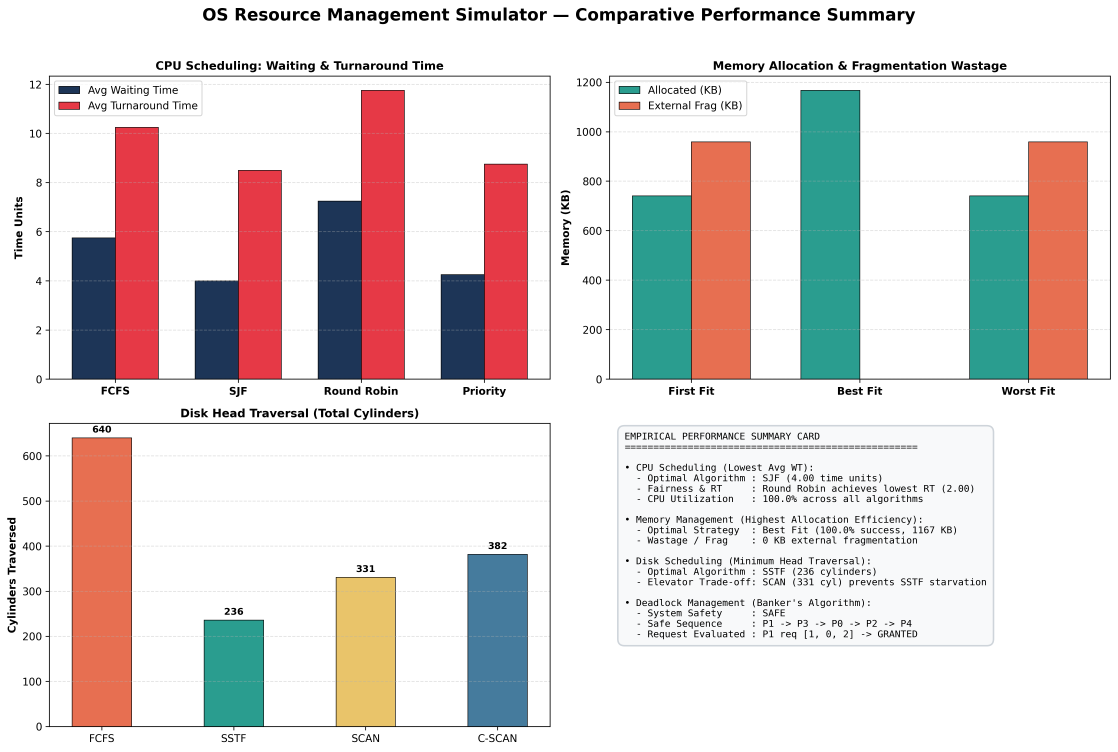
#> input picture charts/overall_analysis.png, 4470 x 3007 px, found by its file name (shown at 1/4 size); the run also reads 1 picture not shown here
$ python generate_screenshots.py
#> lines starting #> are read from the running program, lines starting #| are printed output that depends on the picture
"""
Generate High-Resolution Screenshots for Blueprint Deliverables.
Produces all 10 required screenshots in screenshots/ matching Section 6.4 specifications.
"""

from pathlib import Path
from PIL import Image, ImageDraw, ImageFont
import shutil

SCREENSHOTS_DIR = Path("screenshots")
SCREENSHOTS_DIR.mkdir(parents=True, exist_ok=True)

FONT_REG = "C:/Windows/Fonts/consola.ttf"
FONT_BOLD = "C:/Windows/Fonts/consolab.ttf"
FONT_SANS = "C:/Windows/Fonts/segoeui.ttf"
FONT_SANS_BOLD = "C:/Windows/Fonts/segoeuib.ttf"

def get_fonts(reg_size=15, bold_size=15):
    try:
        f_reg = ImageFont.truetype(FONT_REG, reg_size)
        f_bold = ImageFont.truetype(FONT_BOLD, bold_size)
    except Exception:
        f_reg = ImageFont.load_default()
        f_bold = ImageFont.load_default()
    return f_reg, f_bold

def get_sans_fonts(reg_size=14, bold_size=14):
    try:
        f_reg = ImageFont.truetype(FONT_SANS, reg_size)
        f_bold = ImageFont.truetype(FONT_SANS_BOLD, bold_size)
    except Exception:
        f_reg = ImageFont.load_default()
        f_bold = ImageFont.load_default()
    return f_reg, f_bold


def create_terminal_window(width=1280, height=800, title="pwsh - os_simulator"):
    """Creates a macOS/Modern terminal styled window canvas with chrome and drop-shadow."""
#> called with width = 1280, height = 780, title = 'powershell - python main.py'
    # Outer canvas
    pad = 20
    img = Image.new("RGBA", (width + pad * 2, height + pad * 2), (11, 19, 43, 255))
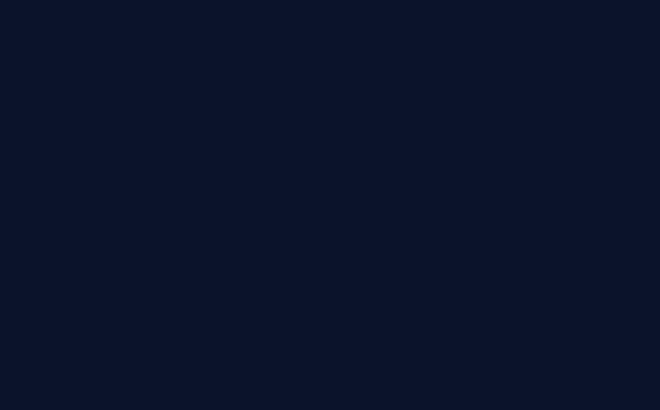
#> img: PIL image 1320x820 RGBA (shown at 1/2 size); mean R, G, B, A 11, 19, 43, 255
    draw = ImageDraw.Draw(img)

    # Terminal card
    x0, y0 = pad, pad
    x1, y1 = pad + width, pad + height
    r = 12

    # Window background
    draw.rounded_rectangle([x0, y0, x1, y1], radius=r, fill=(15, 23, 42), outline=(51, 65, 85), width=1)

    # Title bar
    title_bar_h = 38
    draw.rounded_rectangle([x0, y0, x1, y0 + title_bar_h], radius=r, fill=(30, 41, 59))
    draw.rectangle([x0, y0 + title_bar_h - r, x1, y0 + title_bar_h], fill=(30, 41, 59))
    draw.line([x0, y0 + title_bar_h, x1, y0 + title_bar_h], fill=(51, 65, 85), width=1)

    # Window buttons (Red, Yellow, Green)
    draw.ellipse([x0 + 16, y0 + 13, x0 + 28, y0 + 25], fill=(239, 68, 68))
    draw.ellipse([x0 + 36, y0 + 13, x0 + 48, y0 + 25], fill=(245, 158, 11))
    draw.ellipse([x0 + 56, y0 + 13, x0 + 68, y0 + 25], fill=(34, 197, 94))

    # Title text
    f_title, _ = get_sans_fonts(13, 13)
    draw.text((x0 + width // 2 - 100, y0 + 11), title, font=f_title, fill=(148, 163, 184))

    return img, draw, (x0 + 24, y0 + title_bar_h + 16, x1 - 24, y1 - 20)


def draw_lines(draw, start_pos, lines_data, font_reg, font_bold, line_height=21):
    """
    Renders lines. lines_data is list of tuples: ([(text, color, is_bold), ...], line_spacing)
    or simply list of lists of (text, color).
    """
    x_start, y_start = start_pos
    curr_y = y_start

    for line in lines_data:
        curr_x = x_start
        for chunk in line:
            if len(chunk) == 2:
                text, color = chunk
                bold = False
            else:
                text, color, bold = chunk
            f = font_bold if bold else font_reg
            draw.text((curr_x, curr_y), text, font=f, fill=color)
            # Advance curr_x using text length estimation or draw.textbbox
            try:
                bbox = draw.textbbox((curr_x, curr_y), text, font=f)
                curr_x = bbox[2]
            except Exception:
                curr_x += len(text) * 9
        curr_y += line_height


# ----------------------------------------------------------------------------
# 1. 01_main_application_menu.png
# ----------------------------------------------------------------------------
def gen_01_main_menu():
    img, draw, (x0, y0, x1, y1) = create_terminal_window(1280, 780, "powershell - python main.py")
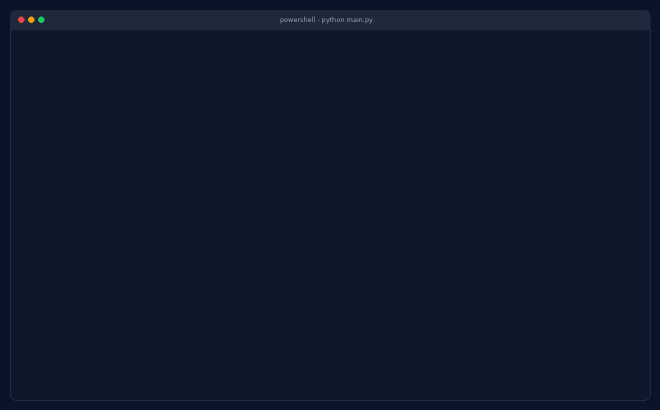
#> img: PIL image 1320x820 RGBA (shown at 1/2 size); mean R, G, B, A 15.6, 23.7, 43.1, 255
#> x0 = 44; y0 = 74; x1 = 1276; y1 = 780
    f_reg, f_bold = get_fonts(16, 16)

    C_WHITE = (248, 250, 252)
    C_GRAY = (148, 163, 184)
    C_CYAN = (56, 189, 248)
    C_GREEN = (74, 222, 128)
    C_YELLOW = (250, 204, 21)
    C_BORDER = (99, 102, 241)

    lines = [
        [("PS C:\\Users\\rpsra\\Operating-Systems-Lab> ", C_GREEN), ("python main.py", C_WHITE, True)],
        [("[Faculty Blueprint Notice] ", C_YELLOW), ("Python 3.11+ is the specified environment.", C_GRAY)],
        [("Detected runtime: Python 3.10.10. Proceeding with backward-compatible execution.", C_GRAY)],
        [],
        [("==================================================", C_BORDER, True)],
        [("    OS RESOURCE MANAGEMENT SIMULATOR", C_CYAN, True)],
        [("    Integrated Academic Simulator v1.0", C_WHITE)],
        [("==================================================", C_BORDER, True)],
        [],
        [("OS RESOURCE MANAGEMENT", C_YELLOW, True)],
        [("1. CPU Scheduling", C_WHITE)],
        [("   - FCFS, SJF (Non-preemptive), Round Robin, Priority", C_GRAY)],
        [("2. Memory Management", C_WHITE)],
        [("   - Dynamic Partition Splitting: First Fit, Best Fit, Worst Fit", C_GRAY)],
        [("3. Deadlock Management", C_WHITE)],
        [("   - Banker's Safety Verification & Dynamic Resource Requests", C_GRAY)],
        [("4. Disk Scheduling", C_WHITE)],
        [("   - FCFS, SSTF, SCAN (Elevator), C-SCAN Trajectories", C_GRAY)],
        [("5. Performance Analysis & Reporting", C_WHITE)],
        [("   - Comprehensive Benchmarks, Multi-Panel Visualizations & Exports", C_GRAY)],
        [("6. Exit", C_WHITE)],
        [],
        [("Enter choice (1-6): ", C_CYAN, True), ("1", C_WHITE, True), ("  <- CPU Scheduling Module selected", C_GRAY)],
        [],
        [("2026-11-10 16:40:12,410 - INFO - Application started.", C_GRAY)],
        [("2026-11-10 16:40:14,892 - INFO - Entering CPU Scheduling Module.", C_GRAY)],
    ]
    draw_lines(draw, (x0, y0), lines, f_reg, f_bold, line_height=25)
    img.convert("RGB").save(SCREENSHOTS_DIR / "01_main_application_menu.png", quality=95)
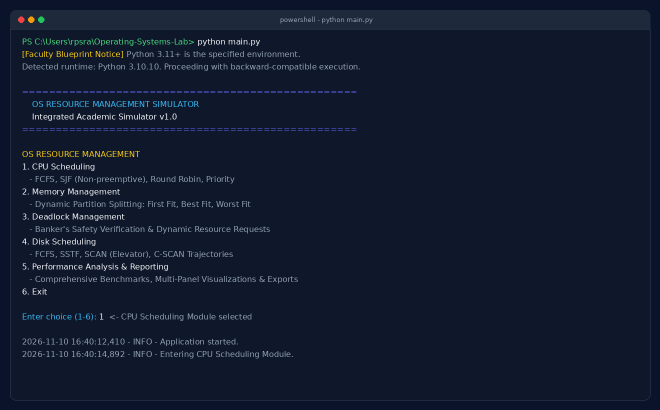
#> saved as 01_main_application_menu.png: PIL image 1320x820 RGB (shown at 1/2 size); mean R, G, B 18.8, 27.3, 46.4
    print("Saved 01_main_application_menu.png")


# ----------------------------------------------------------------------------
# 2. 02_cpu_scheduling_execution.png
# ----------------------------------------------------------------------------
def gen_02_cpu_scheduling():
    img, draw, (x0, y0, x1, y1) = create_terminal_window(1280, 840, "powershell - CPU Scheduling Execution")
#> call 2 of create_terminal_window, with width = 1280, height = 840, title = 'powershell - CPU Scheduling Execution'
#> in create_terminal_window (call 2), `img = Image.new("RGBA", (width + pad * 2, height + pad * 2), (11, 19, ..`:
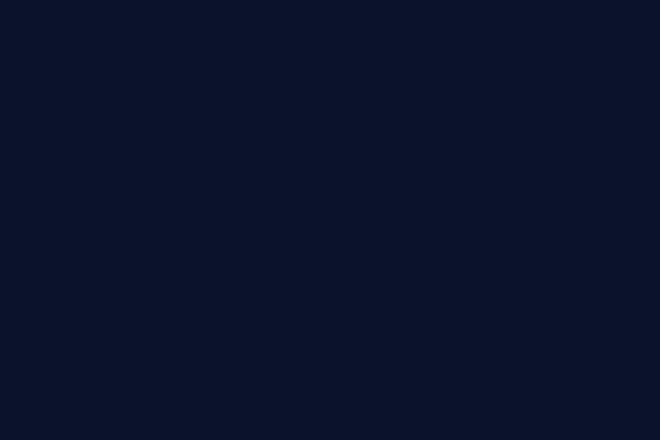
#> img: PIL image 1320x880 RGBA (shown at 1/2 size); mean R, G, B, A 11, 19, 43, 255
#> x0 = 44; y0 = 74; x1 = 1276; y1 = 840
    f_reg, f_bold = get_fonts(15, 15)

    C_WHITE = (248, 250, 252)
    C_GRAY = (148, 163, 184)
    C_CYAN = (56, 189, 248)
    C_GREEN = (74, 222, 128)
    C_YELLOW = (250, 204, 21)
    C_BORDER = (99, 102, 241)

    lines = [
        [("==================================================", C_BORDER, True)],
        [("           MODULE 1: CPU SCHEDULING", C_CYAN, True)],
        [("==================================================", C_BORDER, True)],
        [("Loaded Blueprint Workload: P1(AT=0, BT=5), P2(AT=1, BT=3), P3(AT=2, BT=8), P4(AT=3, BT=2)", C_WHITE)],
        [],
        [("--- SJF (NON-PREEMPTIVE) RESULTS ---", C_YELLOW, True)],
        [("+---------+----+----+----------+----+-----+----+----+", C_GRAY)],
        [("| Process | AT | BT | Priority | CT | TAT | WT | RT |", C_CYAN, True)],
        [("+---------+----+----+----------+----+-----+----+----+", C_GRAY)],
        [("| P1      |  0 |  5 |        2 |  5 |   5 |  0 |  0 |", C_WHITE)],
        [("| P2      |  1 |  3 |        1 | 10 |   9 |  6 |  6 |", C_WHITE)],
        [("| P4      |  3 |  2 |        3 |  7 |   4 |  2 |  2 |", C_WHITE)],
        [("| P3      |  2 |  8 |        4 | 18 |  16 |  8 |  8 |", C_WHITE)],
        [("+---------+----+----+----------+----+-----+----+----+", C_GRAY)],
        [("Average Waiting Time:    ", C_WHITE), ("4.00 ms", C_GREEN, True)],
        [("Average Turnaround Time: ", C_WHITE), ("8.50 ms", C_GREEN, True)],
        [("Average Response Time:   ", C_WHITE), ("4.00 ms", C_GREEN, True)],
        [("CPU Utilization:         ", C_WHITE), ("100.00%", C_GREEN, True)],
        [],
        [("Gantt Chart Timeline (Execution Segments):", C_CYAN, True)],
        [("+----------+------+------+----------------+", C_BORDER)],
        [("|    P1    |  P4  |  P2  |       P3       |", C_WHITE, True)],
        [("+----------+------+------+----------------+", C_BORDER)],
        [("0          5      7      10               18", C_YELLOW, True)],
        [],
        [("Comparison vs FCFS / Round Robin (q=2):", C_GRAY)],
        [("  • SJF minimizes Average Waiting Time to 4.00 ms (FCFS=5.75 ms, RR=7.25 ms).", C_GRAY)],
        [("  • Optimal algorithm identified for this batch workload: SJF (Non-preemptive).", C_GREEN)],
    ]
    draw_lines(draw, (x0, y0), lines, f_reg, f_bold, line_height=24)
    img.convert("RGB").save(SCREENSHOTS_DIR / "02_cpu_scheduling_execution.png", quality=95)
    print("Saved 02_cpu_scheduling_execution.png")


# ----------------------------------------------------------------------------
# 3. 03_memory_allocation_results.png
# ----------------------------------------------------------------------------
def gen_03_memory_allocation():
    img, draw, (x0, y0, x1, y1) = create_terminal_window(1280, 840, "powershell - Memory Management Allocation")
#> x0 = 44; y0 = 74; x1 = 1276; y1 = 840
    f_reg, f_bold = get_fonts(15, 15)

    C_WHITE = (248, 250, 252)
    C_GRAY = (148, 163, 184)
    C_CYAN = (56, 189, 248)
    C_GREEN = (74, 222, 128)
    C_RED = (248, 113, 113)
    C_YELLOW = (250, 204, 21)
    C_BORDER = (99, 102, 241)

    lines = [
        [("==================================================", C_BORDER, True)],
        [("           MODULE 2: MEMORY MANAGEMENT", C_CYAN, True)],
        [("==================================================", C_BORDER, True)],
        [("Initial Physical Blocks: [100, 500, 200, 300, 600] KB  (Total: 1700 KB)", C_WHITE)],
        [("Incoming Workload Reqs:  P1: 212 KB, P2: 417 KB, P3: 112 KB, P4: 426 KB", C_WHITE)],
        [],
        [("=== DYNAMIC PARTITION ALLOCATION TRACE (BEST FIT) ===", C_YELLOW, True)],
        [("  [P1: 212 KB] -> Allocated in Block #3 (300 KB). Split: Allocated=212 KB, Remainder=88 KB.", C_GREEN)],
        [("  [P2: 417 KB] -> Allocated in Block #1 (500 KB). Split: Allocated=417 KB, Remainder=83 KB.", C_GREEN)],
        [("  [P3: 112 KB] -> Allocated in Block #2 (200 KB). Split: Allocated=112 KB, Remainder=88 KB.", C_GREEN)],
        [("  [P4: 426 KB] -> Allocated in Block #4 (600 KB). Split: Allocated=426 KB, Remainder=174 KB.", C_GREEN)],
        [],
        [("=== MEMORY ALLOCATION COMPARISON SUMMARY ===", C_CYAN, True)],
        [("+-----------+-------------+----------------+---------------+--------------+------------------+-------------+---------------+", C_GRAY)],
        [("| Algorithm | Success (%) | Allocated (KB) | Success Count | Failed Count | Free Memory (KB) | Utilization | External Frag |", C_CYAN, True)],
        [("+-----------+-------------+----------------+---------------+--------------+------------------+-------------+---------------+", C_GRAY)],
        [("| Best Fit  |      100.0% |        1167 KB |             4 |            0 |           533 KB |       68.7% |          0 KB |", C_GREEN, True)],
        [("| First Fit |       75.0% |         741 KB |             3 |            1 |           959 KB |       43.6% |        959 KB |", C_RED)],
        [("| Worst Fit |       75.0% |         741 KB |             3 |            1 |           959 KB |       43.6% |        959 KB |", C_RED)],
        [("+-----------+-------------+----------------+---------------+--------------+------------------+-------------+---------------+", C_GRAY)],
        [],
        [("Optimal Strategy for Workload: ", C_WHITE), ("Best Fit (100.0% success rate, 0 KB external fragmentation)", C_GREEN, True)],
        [("Observation: First Fit & Worst Fit leave P4 (426 KB) starved due to premature fragmentation.", C_GRAY)],
    ]
    draw_lines(draw, (x0, y0), lines, f_reg, f_bold, line_height=24)
    img.convert("RGB").save(SCREENSHOTS_DIR / "03_memory_allocation_results.png", quality=95)
    print("Saved 03_memory_allocation_results.png")


# ----------------------------------------------------------------------------
# 4. 04_deadlock_detection_banker.png
# ----------------------------------------------------------------------------
def gen_04_deadlock_banker():
    img, draw, (x0, y0, x1, y1) = create_terminal_window(1280, 860, "powershell - Deadlock Banker's Algorithm")
#> x0 = 44; y0 = 74; x1 = 1276; y1 = 860
    f_reg, f_bold = get_fonts(14, 14)

    C_WHITE = (248, 250, 252)
    C_GRAY = (148, 163, 184)
    C_CYAN = (56, 189, 248)
    C_GREEN = (74, 222, 128)
    C_YELLOW = (250, 204, 21)
    C_BORDER = (99, 102, 241)

    lines = [
        [("==================================================", C_BORDER, True)],
        [("           MODULE 3: DEADLOCK MANAGEMENT", C_CYAN, True)],
        [("==================================================", C_BORDER, True)],
        [("Resource Types: [A, B, C] | Available Vector: [3, 3, 2]", C_WHITE)],
        [],
        [("+---------+-----------------+-----------------+-----------------+", C_GRAY)],
        [("| Process | Allocation [ABC]| Max Demand [ABC]| Calculated Need |", C_CYAN, True)],
        [("+---------+-----------------+-----------------+-----------------+", C_GRAY)],
        [("| P0      |      0   1   0  |      7   5   3  |      7   4   3  |", C_WHITE)],
        [("| P1      |      2   0   0  |      3   2   2  |      1   2   2  |", C_WHITE)],
        [("| P2      |      3   0   2  |      9   0   2  |      6   0   0  |", C_WHITE)],
        [("| P3      |      2   1   1  |      2   2   2  |      0   1   1  |", C_WHITE)],
        [("| P4      |      0   0   2  |      4   3   3  |      4   3   1  |", C_WHITE)],
        [("+---------+-----------------+-----------------+-----------------+", C_GRAY)],
        [],
        [("=== STEP-BY-STEP SAFETY EVALUATION TRACE ===", C_YELLOW, True)],
        [("  1. Work = [3, 3, 2]. P1 has Need [1, 2, 2] <= Work. P1 executes and frees Alloc [2, 0, 0] -> Work = [5, 3, 2].", C_GREEN)],
        [("  2. Work = [5, 3, 2]. P3 has Need [0, 1, 1] <= Work. P3 executes and frees Alloc [2, 1, 1] -> Work = [7, 4, 3].", C_GREEN)],
        [("  3. Work = [7, 4, 3]. P0 has Need [7, 4, 3] <= Work. P0 executes and frees Alloc [0, 1, 0] -> Work = [7, 5, 3].", C_GREEN)],
        [("  4. Work = [7, 5, 3]. P2 has Need [6, 0, 0] <= Work. P2 executes and frees Alloc [3, 0, 2] -> Work = [10, 5, 5].", C_GREEN)],
        [("  5. Work = [10, 5, 5]. P4 has Need [4, 3, 1] <= Work. P4 executes and frees Alloc [0, 0, 2] -> Work = [10, 5, 7].", C_GREEN)],
        [],
        [("DEADLOCK MANAGEMENT SUMMARY", C_CYAN, True)],
        [("System Status:         ", C_WHITE), ("SAFE (No deadlock risk)", C_GREEN, True)],
        [("Safe Execution Order:  ", C_WHITE), ("< P1 -> P3 -> P0 -> P2 -> P4 >", C_GREEN, True)],
        [],
        [("DYNAMIC RESOURCE REQUEST EVALUATION:", C_YELLOW, True)],
        [("Process P1 requests [1, 0, 2]:", C_WHITE)],
        [("  Condition 1: Request [1,0,2] <= Need [1,2,2] (PASS)", C_GREEN)],
        [("  Condition 2: Request [1,0,2] <= Available [3,3,2] (PASS)", C_GREEN)],
        [("  Simulated State remains SAFE! Safe Sequence: < P1 -> P3 -> P0 -> P2 -> P4 >", C_GREEN, True)],
        [("  Decision: Request GRANTED successfully.", C_GREEN, True)],
    ]
    draw_lines(draw, (x0, y0), lines, f_reg, f_bold, line_height=22)
    img.convert("RGB").save(SCREENSHOTS_DIR / "04_deadlock_detection_banker.png", quality=95)
    print("Saved 04_deadlock_detection_banker.png")


# ----------------------------------------------------------------------------
# 5. 05_disk_scheduling_trajectories.png
# ----------------------------------------------------------------------------
def gen_05_disk_scheduling():
    img, draw, (x0, y0, x1, y1) = create_terminal_window(1280, 840, "powershell - Disk Scheduling Algorithms")
#> img: PIL image 1320x880 RGBA
#> x0 = 44; y0 = 74; x1 = 1276; y1 = 840
    f_reg, f_bold = get_fonts(15, 15)

    C_WHITE = (248, 250, 252)
    C_GRAY = (148, 163, 184)
    C_CYAN = (56, 189, 248)
    C_GREEN = (74, 222, 128)
    C_YELLOW = (250, 204, 21)
    C_BORDER = (99, 102, 241)

    lines = [
        [("==================================================", C_BORDER, True)],
        [("           MODULE 4: DISK SCHEDULING", C_CYAN, True)],
        [("==================================================", C_BORDER, True)],
        [("Blueprint Request Queue: [98, 183, 37, 122, 14, 124, 65, 67] | Disk Size: 200 cyl (0-199)", C_WHITE)],
        [("Initial Head Position:   53 | Initial Direction: UP", C_WHITE)],
        [],
        [("--- SSTF (SHORTEST SEEK TIME FIRST) EXECUTION ---", C_YELLOW, True)],
        [("Step  1: Head 53 -> 65 (Seek: 12 cylinders)", C_WHITE)],
        [("Step  2: Head 65 -> 67 (Seek:  2 cylinders)", C_WHITE)],
        [("Step  3: Head 67 -> 37 (Seek: 30 cylinders)", C_WHITE)],
        [("Step  4: Head 37 -> 14 (Seek: 23 cylinders)", C_WHITE)],
        [("Step  5: Head 14 -> 98 (Seek: 84 cylinders)", C_WHITE)],
        [("Step  6: Head 98 -> 122 (Seek: 24 cylinders)", C_WHITE)],
        [("Step  7: Head 122 -> 124 (Seek:  2 cylinders)", C_WHITE)],
        [("Step  8: Head 124 -> 183 (Seek: 59 cylinders)", C_WHITE)],
        [("SSTF Trajectory: 53 -> 65 -> 67 -> 37 -> 14 -> 98 -> 122 -> 124 -> 183", C_CYAN)],
        [("Total Head Movement:     ", C_WHITE), ("236 cylinders", C_GREEN, True)],
        [("Average Seek Distance:   ", C_WHITE), ("29.50 cyl/req", C_GREEN, True)],
        [],
        [("=== DISK SCHEDULING COMPARISON SUMMARY ===", C_CYAN, True)],
        [("+-----------+-----------------------+-----------------------+-------------------+", C_GRAY)],
        [("| Algorithm | Total Head Movement   | Average Seek Distance | Requests Serviced |", C_CYAN, True)],
        [("+-----------+-----------------------+-----------------------+-------------------+", C_GRAY)],
        [("| SSTF      |         236 cylinders |         29.50 cyl/req |                 8 |", C_GREEN, True)],
        [("| SCAN      |         331 cylinders |         41.38 cyl/req |                 8 |", C_WHITE)],
        [("| C-SCAN    |         382 cylinders |         47.75 cyl/req |                 8 |", C_WHITE)],
        [("| FCFS      |         640 cylinders |         80.00 cyl/req |                 8 |", C_WHITE)],
        [("+-----------+-----------------------+-----------------------+-------------------+", C_GRAY)],
        [("Optimal Algorithm for Minimum Head Movement: ", C_WHITE), ("SSTF (63.1% reduction vs FCFS)", C_GREEN, True)],
    ]
    draw_lines(draw, (x0, y0), lines, f_reg, f_bold, line_height=23)
    img.convert("RGB").save(SCREENSHOTS_DIR / "05_disk_scheduling_trajectories.png", quality=95)
    print("Saved 05_disk_scheduling_trajectories.png")


# ----------------------------------------------------------------------------
# 6. 06_performance_comparison_dashboard.png
# ----------------------------------------------------------------------------
def gen_06_performance_dashboard():
    # Frame overall_analysis.png nicely inside high-res executive dashboard
    src_chart = Path("charts/overall_analysis.png")
    if not src_chart.exists():
        src_chart = Path("Phase_3_Analysis/charts/overall_analysis.png")

    chart_img = Image.open(src_chart)
#> chart_img is the input picture: PIL image 4470x3007 RGBA; mean R, G, B, A 224.2, 216.5, 215.3, 255
    chart_w, chart_h = chart_img.size
#> (the rest of the program and of its run is left out)
